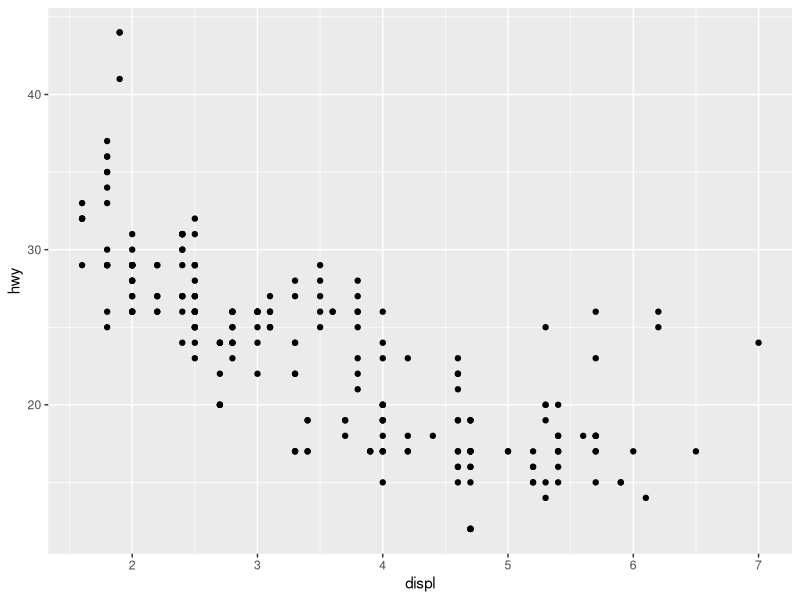
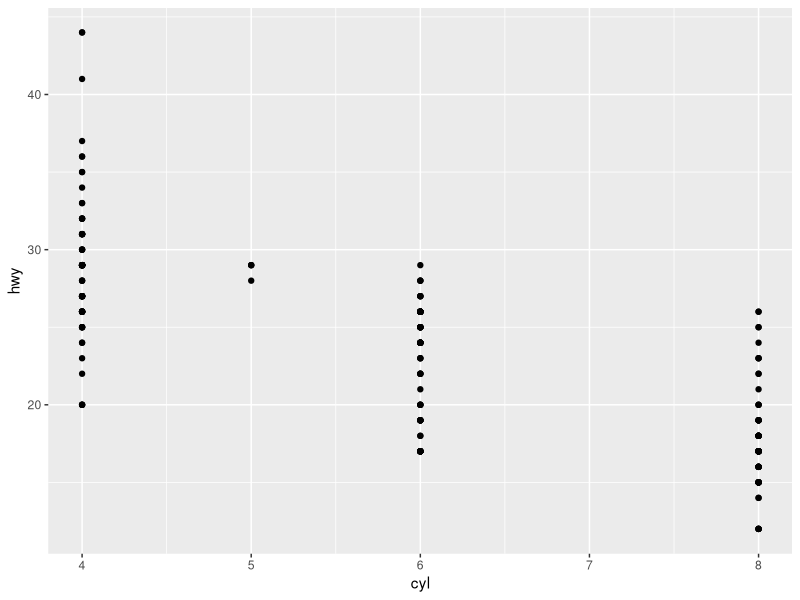
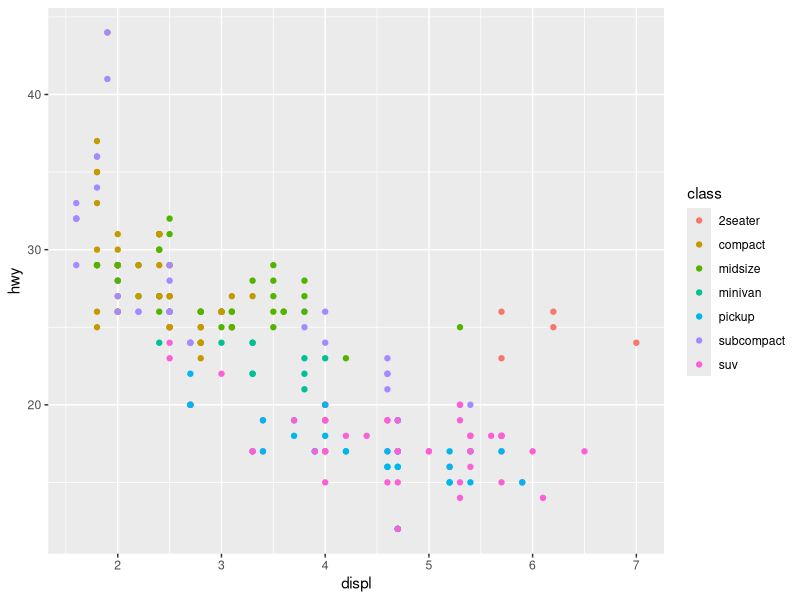
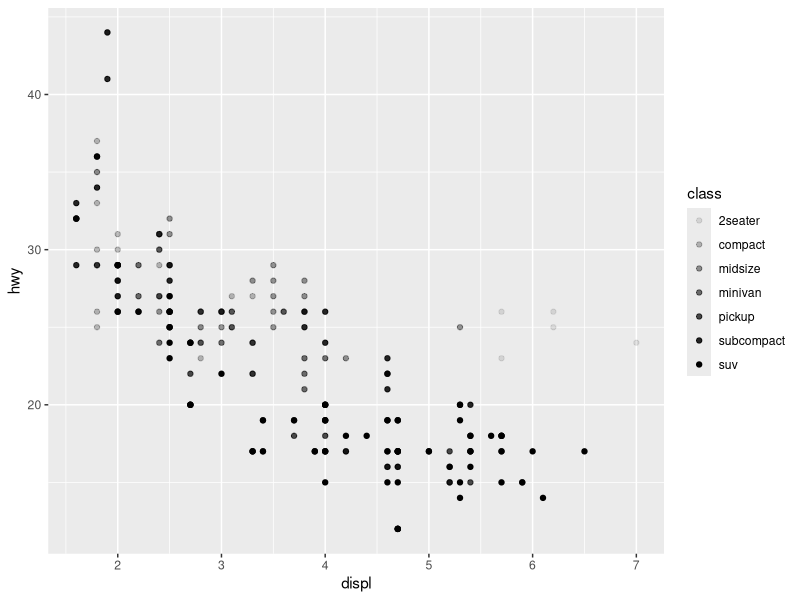
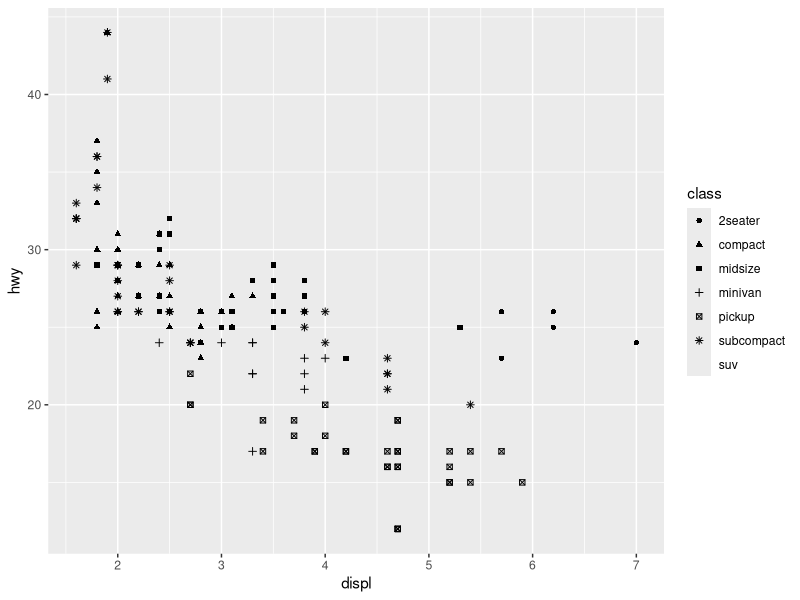
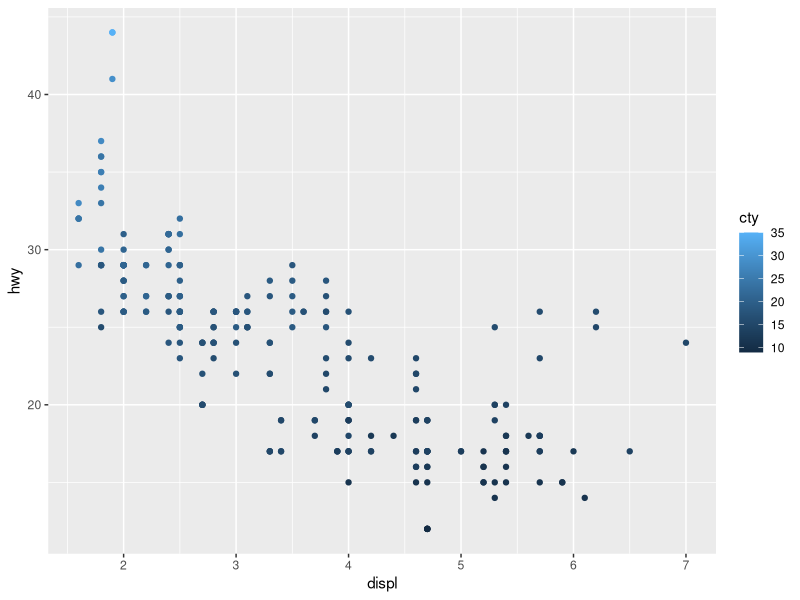
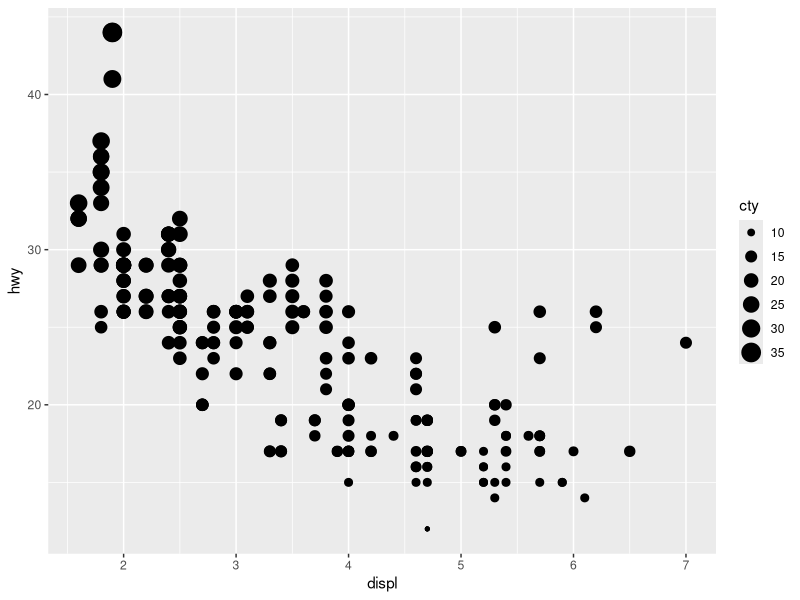

The R source for these figures, in order: (Note: this script raises an error after producing the figures.)
library(tidyverse)

ggplot(data=mpg) +
  geom_point(mapping = aes(x=displ,y=hwy))

ggplot(data = mpg) + 
  geom_point(mapping = aes(x = cyl, y = hwy))

ggplot(data=mpg) +
  geom_point(mapping = aes(x=displ, y=hwy, color=class))

ggplot(data=mpg) +
  geom_point(mapping = aes(x=displ, y=hwy, alpha=class))

ggplot(data=mpg) +
  geom_point(mapping = aes(x=displ, y=hwy, shape=class))

# color, size, shape for continuous variables
ggplot(data=mpg) +
  geom_point(mapping = aes(x=displ, y=hwy, color=cty))

ggplot(data=mpg) +
  geom_point(mapping = aes(x=displ, y=hwy, size=cty))

ggplot(data=mpg) +
  geom_point(mapping = aes(x=displ, y=hwy, shape=cty)) # error

ggplot(data = mpg) +
  geom_point(mapping = aes(x = displ, y = hwy), color="blue")

ggplot(data = mpg) +
  geom_point(mapping = aes(x = displ, y = hwy)) +
  facet_wrap(~ class, nrow = 2)

ggplot(data = mpg) +
  geom_point(mapping = aes(x = displ, y = hwy)) +
  facet_grid(drv ~ cyl)

ggplot(data = mpg) +
  geom_point(mapping = aes(x = displ, y = hwy)) +
  facet_grid(. ~ cyl)
ggplot(data = mpg) +
  geom_point(mapping = aes(x = displ, y = hwy)) +
  facet_grid(drv ~ .)

ggplot(data = mpg) +
  geom_smooth(mapping = aes(x = displ, y = hwy))

ggplot(data = mpg) +
  geom_smooth(mapping = aes(x = displ, y = hwy, linetype = drv))

ggplot(data = mpg) +
  geom_smooth(mapping = aes(x = displ, y = hwy, group = drv))

ggplot(data = mpg, mapping = aes(x = displ, y = hwy)) + 
  geom_point() + 
  geom_smooth()

ggplot(data = mpg, mapping = aes(x = displ, y = hwy)) + 
  geom_point(mapping = aes(color = class)) + 
  geom_smooth()

ggplot(data = mpg, mapping = aes(x = displ, y = hwy)) + 
  geom_point(mapping = aes(color = class)) + 
  geom_smooth(data = filter(mpg, class == "subcompact"), se = FALSE)

ggplot(mapping = aes(x = displ, y = hwy)) + 
  geom_point(data = mpg) + 
  geom_smooth(data = mpg)

ggplot(data = mpg, mapping = aes(x = displ, y = hwy, color = drv)) + 
  geom_point() + 
  geom_smooth(se = FALSE)

ggplot(data=diamonds) +
  geom_bar(mapping=aes(x=cut, fill=cut))

ggplot(data=diamonds) +
  geom_bar(mapping=aes(x=cut, fill=clarity))

ggplot(data = diamonds) + 
  geom_bar(mapping = aes(x = cut, fill = clarity), position = "identity") +
  ggtitle('Position = "identity"')

ggplot(data = diamonds) + 
  geom_bar(mapping = aes(x = cut, fill = clarity), position = "stack") +
  ggtitle('Position = "stack"')

ggplot(data = diamonds) + 
  geom_bar(mapping = aes(x = cut, fill = clarity), position = "fill") +
  ggtitle('Position = "fill"')

ggplot(data = diamonds) + 
  geom_bar(mapping = aes(x = cut, fill = clarity), position = "dodge") +
  ggtitle('Position = "dodge"')

ggplot(data = mpg) + 
  geom_point(mapping = aes(x = displ, y = hwy), position = "jitter") + 
  ggtitle('Position = "jitter"')

demo <- data.frame(
  a = c("bar_1","bar_2","bar_3"),
  b = c(20, 30, 40)
)

ggplot(data = demo) +
  geom_bar(mapping = aes(x = a, y = b), stat = "identity")

ggplot(data = diamonds) + 
  geom_bar(mapping = aes(x = cut, fill = cut), width = 1) + 
  coord_polar()

ggplot(data = diamonds) + 
  geom_bar(mapping = aes(x = factor(1), fill = cut), width = 1) + 
  coord_polar(theta = "y")

# library(nycflights13)
# library(dplyr)
(dec25 <- filter(flights, month == 12, day == 25))

filter(flights, month %in% c(11,12))


df <- data_frame(
  x = c(FALSE, TRUE, FALSE), 
  y = c(TRUE, FALSE, TRUE)
)
